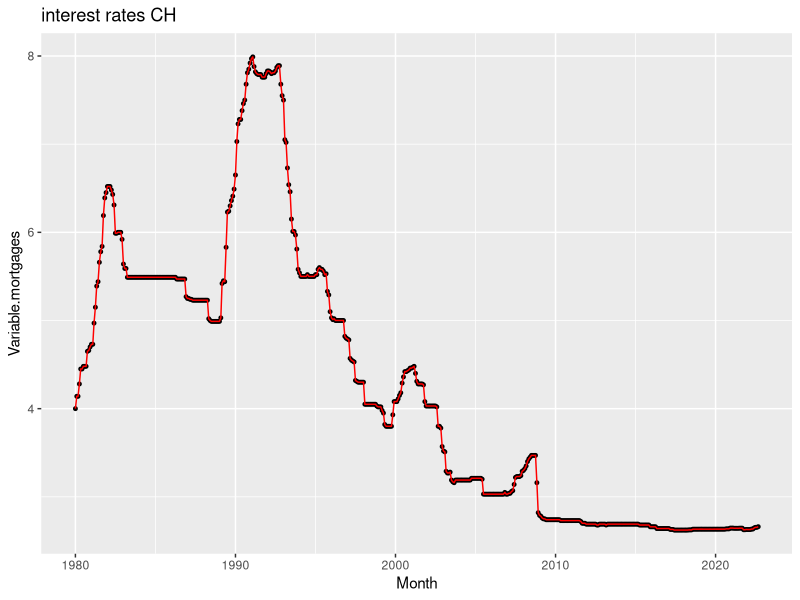
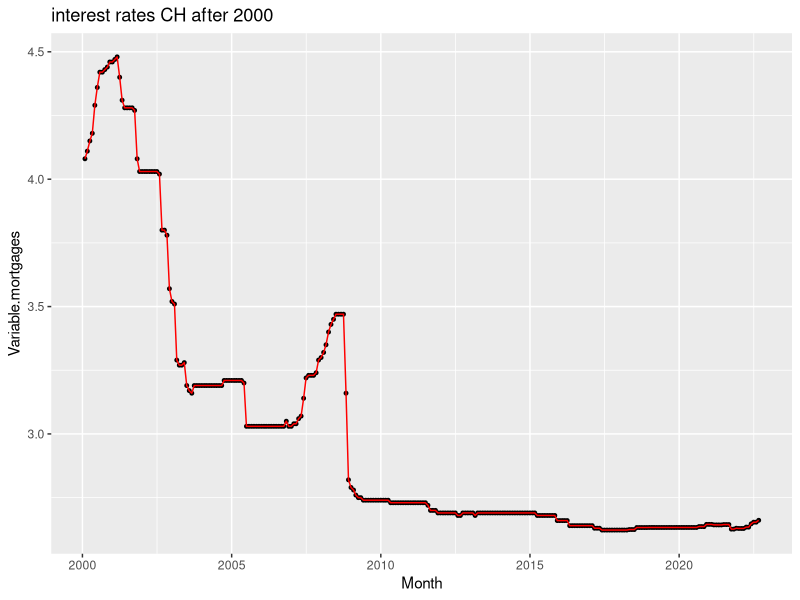
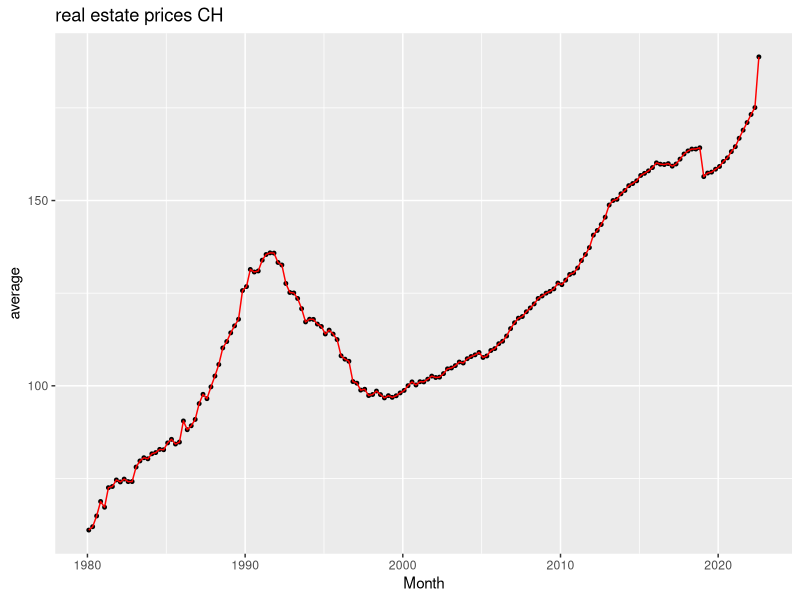
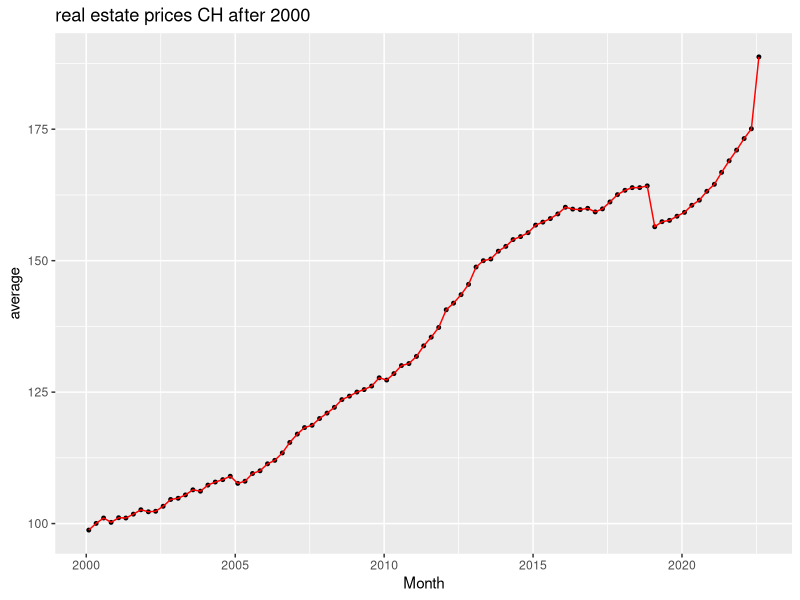
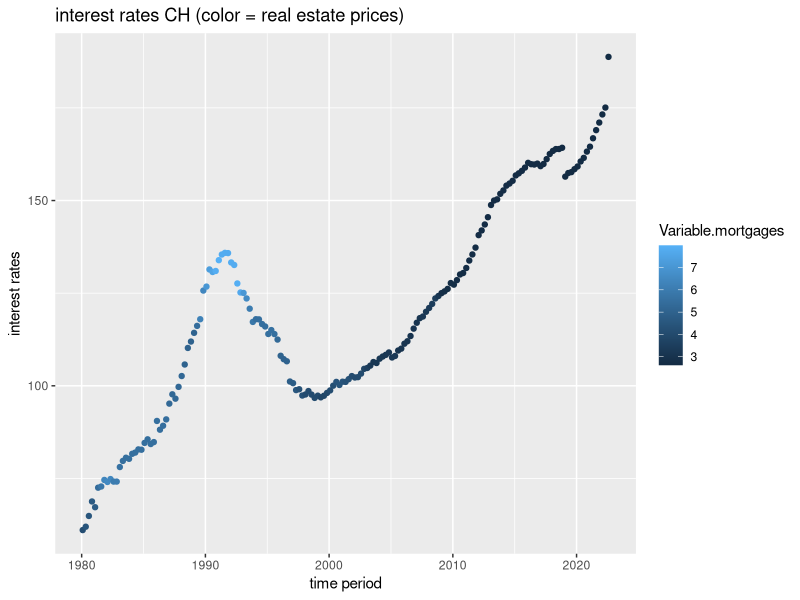
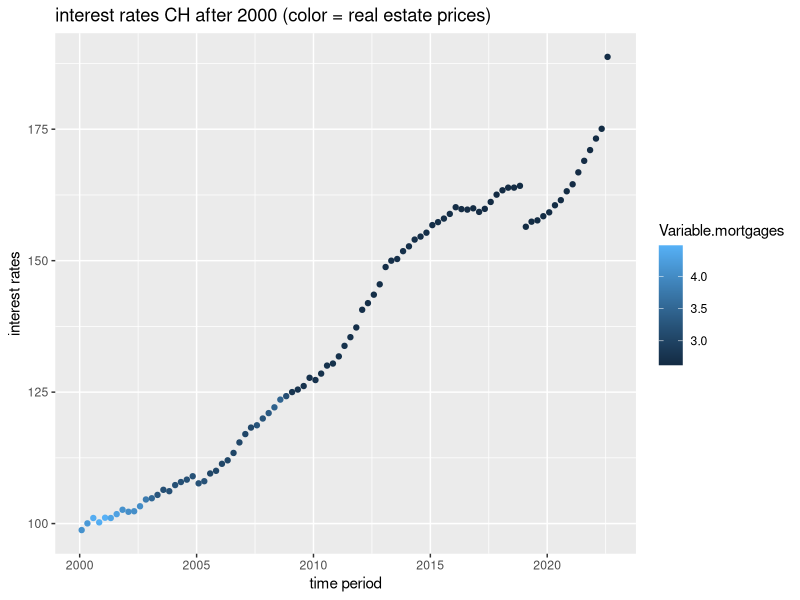
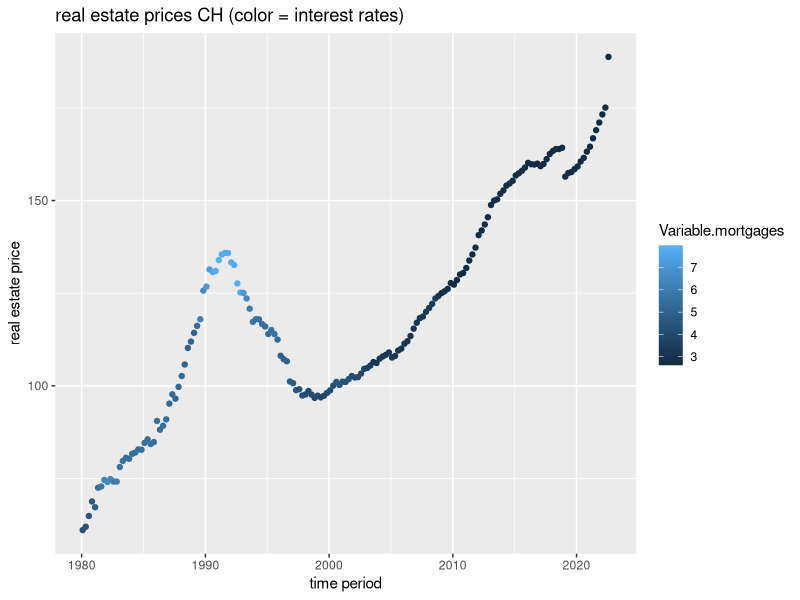
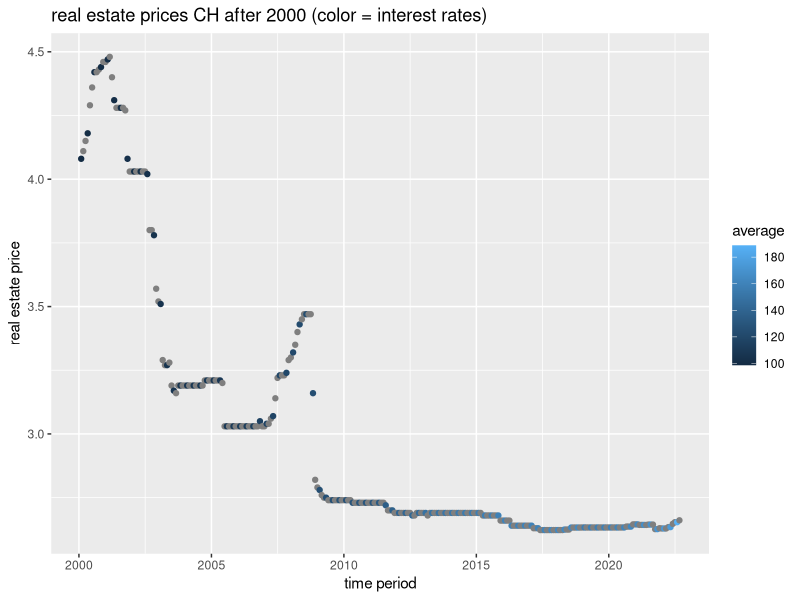

Source code (R) for these figures, in order:
library(tidyverse)
library(scales)

#### IMPORT DATA

# Specify working directory7
setwd("C:/Users/leabo/Desktop/data")

# Assign working directory as path to object
wd <- "C:/Users/leabo/Desktop/data"

# list file names in working directory
list.files(wd, all.files=FALSE, full.names=FALSE, pattern=".csv")

# import/read in data files
interest.rates.US <- read.csv("interest_rates_US.csv")
interest.rates.CH <- read.csv("interest_rates_CH.csv")
real.estate.prices.US <- read.csv("real_estate_prices_US.csv")
real.estate.prices.CH <- read.csv("real_estate_prices_CH.csv")


#### Steps to be performed 

##### DATA CLEANING
# Step 1 - Handle missing values in data
# Step 2 - Identify and reduce noise in the data 
#          statistical techniques: outliers, averages, st. dev.
#          cluster analysis -> remove outliers by binning, regression or simple averages
# Step 3 - Find and eliminate erroneous data (odd values, other than outliers)

#### DATA TRANSFORMATION
# Step 1 - Normalize the data
# Step 2 - Discretize or aggregate the data
# Step 3 - Construct new attributes

#### DATA REDUCTION
# Step 1 - reduce number of attributes
# Step 2 - reduce number of records
# Step 3 - Balance skewed data



####################### interest rates CH ################################

# to check data type (we want Date)
str(interest.rates.CH)

#convert to date
dates.interest.rates.CH <- as.character(interest.rates.CH$Month)
interest.rates.CH$Month <- as.Date(dates.interest.rates.CH, formats = "%b/%Y",
                                  optional = FALSE, tz = "UTC")

# plot all years
ggplot(data = interest.rates.CH,
       mapping = aes(x = Month,
                     y = Variable.mortgages))+
  geom_point(size = 1)+
  geom_line(color = "red")+
  ggtitle("interest rates CH")


# plot filtered data (later than 2000)
filtered.interest.rates.CH <- interest.rates.CH %>% filter(interest.rates.CH$Month > '2000-01-01')

ggplot(data = filtered.interest.rates.CH,
       mapping = aes(x = Month,
                     y = Variable.mortgages))+
  geom_point(size = 1)+
  geom_line(color = "red")+
  ggtitle("interest rates CH after 2000")




####################### real estate prices CH ################################

# to check data type (we want Date)
str(real.estate.prices.CH)

#convert to date
dates.real.estate.CH <- as.character(real.estate.prices.CH$Month)
real.estate.prices.CH$Month <- as.Date(dates.real.estate.CH, formats = "%Y/%b",
                                               optional = FALSE, tz = "UTC")

# calculate mean of all the columns
data.without.date <- real.estate.prices.CH[,2:17]
row.average <- rowMeans(data.without.date, na.rm = TRUE)

real.estate.prices.CH <- cbind(real.estate.prices.CH, average = row.average)

# plot all years
ggplot(data = real.estate.prices.CH,
       mapping = aes(x = Month,
                     y = average))+
  geom_point(size = 1)+
  geom_line(color = "red")+
  ggtitle("real estate prices CH")



# plot filtered data
filtered.real.estate.CH <- real.estate.prices.CH %>% filter(real.estate.prices.CH$Month > '2000-01-01')

ggplot(data = filtered.real.estate.CH,
       mapping = aes(x = Month,
                     y = average))+
  geom_point(size = 1)+
  geom_line(color = "red")+
  ggtitle("real estate prices CH after 2000")




############# combine the two CH datasets #######################################

#join the two tables    <-------- what to do with the NA, missing data, 
#                                one table has all the months the other one only quarters

CH <- full_join(interest.rates.CH, real.estate.prices.CH, by = "Month")
CH <- CH[,-3:-246]

# functions to view the tables
View(CH)
View(interest.rates.CH)
View(real.estate.prices.CH)
View(interest.rates.US)
View(real.estate.prices.US)

# CORRELATION <------ Measures the relative strength of a linear relationship btw. 2 variables
# calculate correlation ("complete.obs" to make it ignore the NA values)
CH.correlation <- cor(CH$Variable.mortgages, CH$average, use = "complete.obs", method = "pearson")
### CORRELATION IS -0.49361  
### 1 or -1 would be a perfect correlation - 0 would be no correlation at all


## interest rates are plotted, real estate prices are colored
ggplot(data = CH,
       mapping = aes(x = Month,
                     y = average))+
  geom_point(aes(color = Variable.mortgages))+
  labs(x = "time period", y = "interest rates")+
  ggtitle("interest rates CH (color = real estate prices)")

# only data later than 2000
filtered.data.CH <- CH %>% filter(CH$Month > '2000-01-01')
View(filtered.data.CH)
                
ggplot(data = filtered.data.CH,
       mapping = aes(x = Month,
                     y = average))+
  geom_point(aes(color = Variable.mortgages))+
  labs(x = "time period", y = "interest rates")+
  ggtitle("interest rates CH after 2000 (color = real estate prices)")

## real estate prices are plotted, interest rates are colored
ggplot(data = CH,
       mapping = aes(x = Month,
                     y = average))+
  geom_point(aes(color = Variable.mortgages))+
  labs(x = "time period", y = "real estate price")+
  ggtitle("real estate prices CH (color = interest rates)")

# only data later than 2000
ggplot(data = filtered.data.CH,
       mapping = aes(x = Month,
                     y = Variable.mortgages))+
  geom_point(aes(color = average))+
  labs(x = "time period", y = "real estate price")+
  ggtitle("real estate prices CH after 2000 (color = interest rates)")


# two plots combined
ggplot(CH, aes(x = Month))+
  geom_point(aes(y = Variable.mortgages*15), na.rm = TRUE, size = 1)+
  geom_point(aes(y = average), na.rm = TRUE, color = CH$Variable.mortgages)+
  scale_y_continuous(sec.axis = sec_axis(trans=~./15, name= "interest rate"))+
  labs(x = "time period", y = "real estate price")+
  ggtitle("real estate prices and interest rates CH")

# two plots combined with data after 2000
ggplot(filtered.data.CH, aes(x = Month))+
  geom_point(aes(y = Variable.mortgages*15), na.rm = TRUE, size = 1)+
  geom_point(aes(y = average), na.rm = TRUE, color = filtered.data.CH$Variable.mortgages)+
  scale_y_continuous(sec.axis = sec_axis(trans=~./15, name= "interest rate"))+
  labs(x = "time period", y = "real estate price")+
  ggtitle("real estate prices and interest rates CH after 2000")


####################### interest rates US ################################

####### EXPLENATIO PTS:
# Mortgage points are the fees a borrower pays a mortgage lender in order to trim the interest rate on the loan. 
# Each point the borrower buys costs 1 percent of the mortgage amount. So, one point on a $300,000 mortgage would cost $3,000.
# Each point typically lowers the rate by 0.25 percent, 
# so one point would lower a mortgage rate of 4 percent to 3.75 percent for the life of the loan


# to check data type (we want Date)
str(interest.rates.US)

#convert to date
dates.interest.rates.US <- as.character(interest.rates.US$Month)
interest.rates.US$Month <- as.Date(dates.interest.rates.US, formats = "%Y/%b",
                                   optional = FALSE, tz = "UTC")

# plot all years -> Pts
ggplot(data = interest.rates.US,
       mapping = aes(x = Month,
                     y = Pts))+
  geom_smooth(span = 0.2)+
  geom_point(size = 1)+
  ggtitle("mortgage points US")

# plot filtered data -> Pts
filtered.interest.rates.US <- interest.rates.US %>% filter(interest.rates.US$Month > '2000-01-01')

ggplot(data = filtered.interest.rates.US,
       mapping = aes(x = Month,
                     y = Pts))+
  geom_smooth(span = 0.2)+
  geom_point(size = 1)+
  ggtitle("mortgage points US after 2000")

# plot all years -> Rate
ggplot(data = interest.rates.US,
       mapping = aes(x = Month,
                     y = Rate))+
  geom_smooth(span = 0.3)+
  geom_point(size = 1)+
  ggtitle("interest rate US")

# plot filtered data -> Rate
filtered.interest.rates.US <- interest.rates.US %>% filter(interest.rates.US$Month > '2000-01-01')

ggplot(data = filtered.interest.rates.US,
       mapping = aes(x = Month,
                     y = Rate))+
  geom_point(size = 1)+
  ggtitle("interest rate US after 2000")

####################### real estate prices US ################################

# to check data type (we want Date)
str(interest.rates.US)

#convert to date
dates.real.estate.prices.US <- as.character(real.estate.prices.US$Month)
real.estate.prices.US$Month <- as.Date(dates.real.estate.prices.US, formats = "%Y/%b",
                                   optional = FALSE, tz = "UTC")

# plot all years
ggplot(data = real.estate.prices.US,
       mapping = aes(x = Month,
                     y = ASPUS))+
  geom_point(size = 1)+
  geom_line(color = "red")+
  ggtitle("real estate prices US")


# plot filtered data
filtered.real.estate.US <- real.estate.prices.US %>% filter(real.estate.prices.US$Month > '2000-01-01')

ggplot(data = filtered.real.estate.US,
       mapping = aes(x = Month,
                     y = ASPUS))+
  geom_point(size = 1)+
  geom_line(color = "red")+
  ggtitle("real estate prices US 2000")

############# combine the two US datasets #######################################

US <- full_join(interest.rates.US, real.estate.prices.US, by = "Month")
US[,3:6]
View(US)

# CORRELATION <------ Measures the relative strength of a linear relationship btw. 2 variables
# calculate correlation ("complete.obs" to make it ignore the NA values)
US.correlation <- cor(US$Rate, US$ASPUS, use = "complete.obs", method = "pearson")
### CORRELATION IS -0.7613069 
### 1 or -1 would be a perfect correlation - 0 would be no correlation at all


## interest rates are plotted, real estate prices are colored
ggplot(data = US,
       mapping = aes(x = Month,
                     y = Rate))+
  geom_point(aes(color = ASPUS))+
  labs(x = "time period", y = "interest rates")+
  ggtitle("interest rates US, color = real estate prices")

# only data later than 2000
filtered.data.US <- US %>% filter(US$Month > '2000-01-01')
View(filtered.data.US)

ggplot(data = filtered.data.US,
       mapping = aes(x = Month,
                     y = Rate))+
  geom_point(aes(color = ASPUS))+
  geom_smooth(span = 0.3)+
  labs(x = "time period", y = "interest rates")+
  ggtitle("interest rates US after 2000, color = real estate prices")

## real estate prices are plotted, interest rates are colored
ggplot(data = US,
       mapping = aes(x = Month,
                     y = ASPUS))+
  geom_point(aes(color = Rate, size = Rate))+
  labs(x = "time period", y = "real estate price")+
  ggtitle("real estate prices, color = interest rates")

# only data later than 2000
ggplot(data = filtered.data.US,
       mapping = aes(x = Month,
                     y = ASPUS))+
  geom_point(aes(color = Rate, size = Rate))+
  labs(x = "time period", y = "real estate price")+
  ggtitle("interest rates US after 2000, color = real estate prices")


# two plots combined
ggplot(US, aes(x = Month))+
  geom_point(aes(y = Rate*10000), na.rm = TRUE, size = 1)+
  geom_point(aes(y = ASPUS), na.rm = TRUE, color = US$Rate)+
  scale_y_continuous(sec.axis = sec_axis(trans=~./10000, name= "interest rate"))+
  labs(x = "time period", y = "real estate price")+
  ggtitle("interest rates and real estate prices US")


# two plots combined with data after 2000
ggplot(filtered.data.US, aes(x = Month))+
  geom_point(aes(y = Rate*30000), na.rm = TRUE, size = 1)+
  geom_point(aes(y = ASPUS), na.rm = TRUE, color = filtered.data.US$Rate)+
  scale_y_continuous(sec.axis = sec_axis(trans=~./30000, name= "interest rate"))+
  labs(x = "time period", y = "real estate price")+
  ggtitle("interest rates and real estate prices US after 2000")
